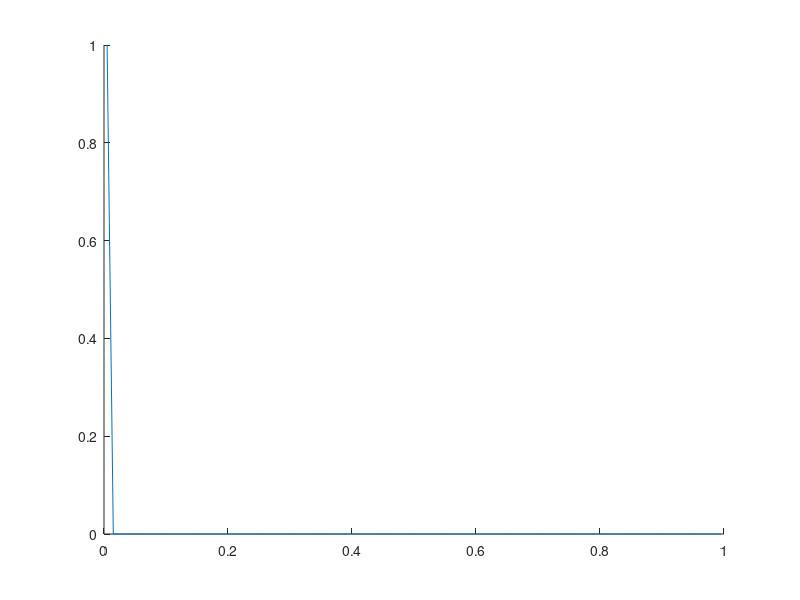

The MATLAB script that drew this image: (Note: this script raises an error after producing the figure.)
% 1D incompressible saturation Transport Solver IMPLICIT
% Solves 1D, 2-phase, incomp saturation equation
% Tanvi Chheda, 17 May 2016

% grid config
% |--x--|--x--|--...x--|

clear all; close all;

%% Input params
tol= 1E-6; maxIter =100;
% Geometry
L  = 1;
N  = 100;
dx = L/N;
x  = linspace(dx/2,L-dx/2,N);
xi = linspace(0,L,N+1);
%Rock props;
phi = 0.2;
k   = 1;
mu_w= 1E-3;
mu_o= 1E-2;

%velocit distribution, should come from Pressure Solver!
Ut    = ones(N+1,1);
sinit = zeros(N,1); sinit(1) = 1;

%TIME STEP
CFL     = 0.9;
SimTime = 0.1;
nt      = 1000;
Dt      = SimTime/nt;
s       = zeros(N,nt); 
s(:,1)  = sinit;

figure(1); hold on;
for t = 1:nt
    if (mod(t,50)==1) 
        plot(x,s(:,t)); end
    
    nu = 1;
    S_nu = s(:,t);
    dS = 10*tol*ones(N,1);
    S_nu_plus_1=zeros(N,1);
    
    while norm(dS)>tol && nu<maxIter
        %for each Newton Raphson Iteration
        [f,dfds]=fracA(S_nu);
        R = zeros(N,1);
        for i=2:N
            R(i)= S_nu(i)-s(i,t)+Dt/(phi*dx)*(f(i)*Ut(i+1)-f(i-1)*Ut(i));
        end
        %Compute A or Jacobian Matrix
        A = zeros(N,N); 
        A(1,1)=1;
        for i=2:N
            A(i,i-1)=-Dt/(phi*dx)*dfds(i-1)*Ut(i);
            A(i,i)=1+Dt/(phi*dx)*dfds(i)*Ut(i+1);
        end
        dS = A\(-R);
        S_nu_plus_1 = S_nu+dS;
        nu = nu+1;
        S_nu = S_nu_plus_1;
    end
    s(:,t+1)=S_nu_plus_1;
end